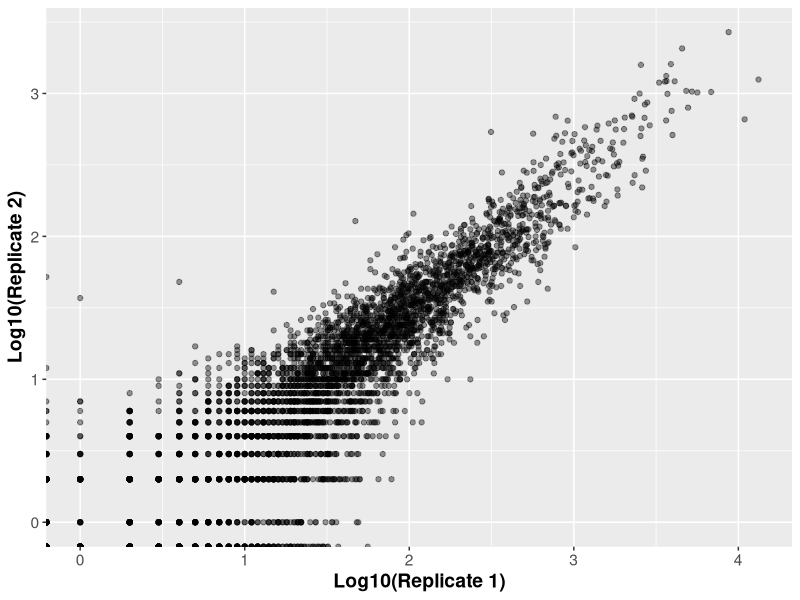
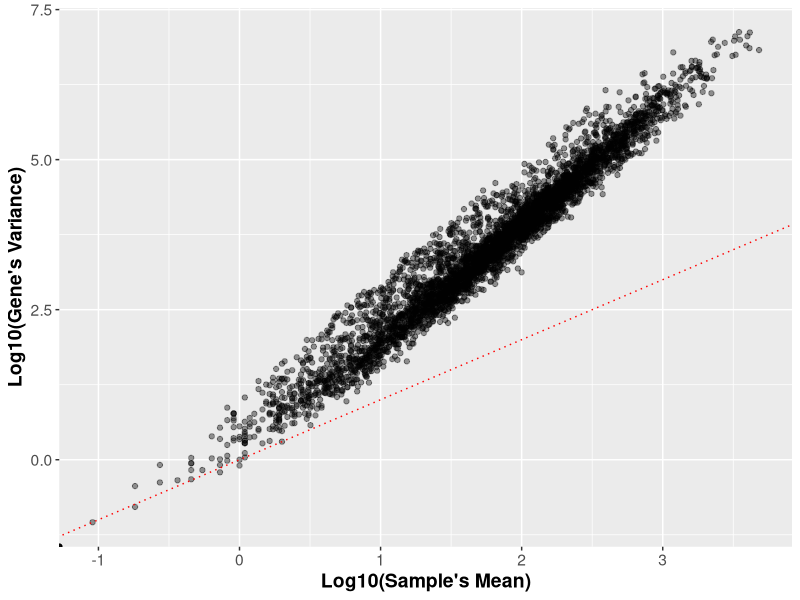
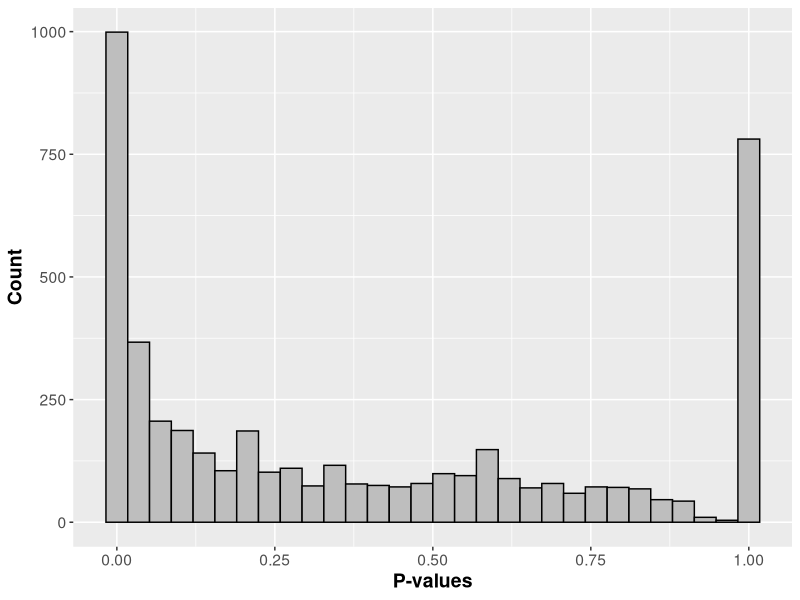
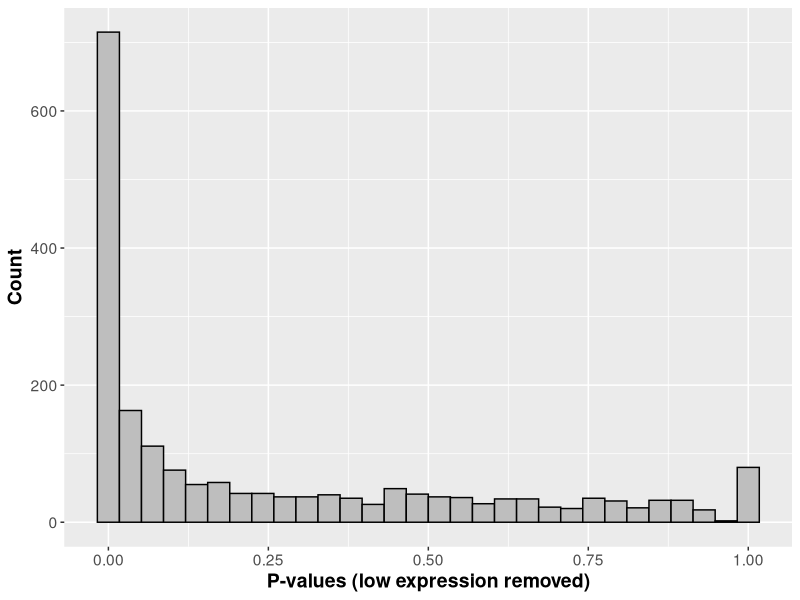
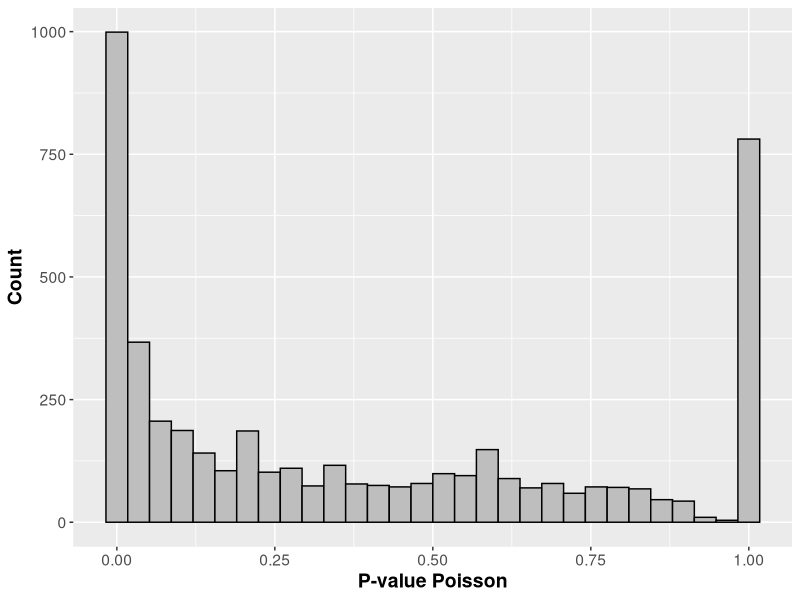
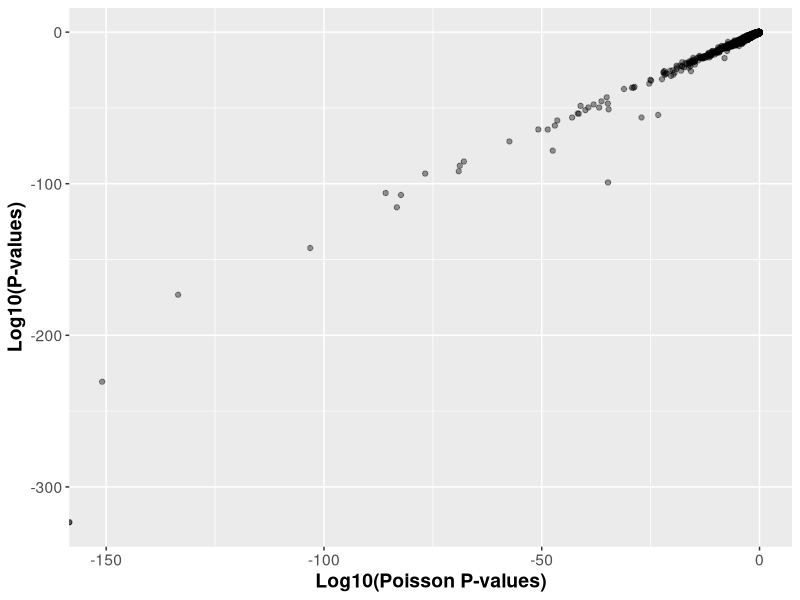

The R source for these figures, in order:
## ---- chunk 1
data <- read.table("./longitdunalRNASeqData/nc101_scaff_dataCounts.txt",header=TRUE,row.names=1)
## ---- chunk 2

library(ggplot2)
to_plot <- data.frame(log10(data$D2_01), log10(data$D2_02))
names(to_plot) <- c("D1", "D2")
ggplot(to_plot, aes(x=D1, y=D2)) + geom_point(alpha=0.4) + xlab("Log10(Replicate 1)") + ylab("Log10(Replicate 2)") + theme(text= element_text(size=14), axis.title.x=element_text(face="bold"),  axis.title.y=element_text(face="bold"))

## ---- chunk 3

log_vars <- log10(apply(data, 1, var))
log_means <- log10(apply(data, 1, mean))
mean_var_plot <- data.frame(log_vars, log_means)
names(mean_var_plot) <- c('v', 'm')
ggplot(mean_var_plot, aes(x=m, y=v)) + geom_point(alpha=0.4) + geom_abline(intercept=0, slope=1, color='red', linetype="dotted") + xlab("Log10(Sample's Mean)") + ylab("Log10(Gene's Variance)") + theme(text= element_text(size=14), axis.title.x=element_text(face="bold"),  axis.title.y=element_text(face="bold"))

## ---- chunk 4

in_D2_01 <- c(data[1,1], sum(data[2:nrow(data),1]))
in_D2_02 <- c(data[1,2], sum(data[2:nrow(data),2]))
fish_tab <- data.frame(in_D2_01, in_D2_02)

## ---- chunk 5

fisher.test(fish_tab, alternative="two.sided")

## ---- chunk 6

p_vals = vector(length=nrow(data))

for ( i in 1:nrow(data) ) {
 
  in_D2_01 <- c(data[i,1], sum(data[,1]) - data[i,1])
  in_D2_02 <- c(data[i,2], sum(data[,2]) - data[i,2])
  fish_tab <- data.frame(in_D2_01, in_D2_02)
  p_vals[i] <- fisher.test(fish_tab, alternative="two.sided")$p.value
  
}

plot_p_vals <- data.frame(p_vals)
ggplot(plot_p_vals, aes(x=p_vals)) + geom_histogram(fill="grey", color="black") + xlab("P-values") + ylab("Count") + theme(text= element_text(size=14), axis.title.x=element_text(face="bold"),  axis.title.y=element_text(face="bold"))


## ---- chunk 7

filt_data <- data[(data$D2_01 + data$D2_02 > 50), ]

p_vals_2 = vector(length=nrow(filt_data))

for ( i in 1:nrow(filt_data) ) {
 
  in_D2_01 <- c(filt_data[i,1], sum(filt_data[,1]) - filt_data[i,1])
  in_D2_02 <- c(filt_data[i,2], sum(filt_data[,2]) - filt_data[i,2])
  fish_tab <- data.frame(in_D2_01, in_D2_02)
  p_vals_2[i] <- fisher.test(fish_tab, alternative="two.sided")$p.value
  
}

plot_p_vals_2 <- data.frame(p_vals_2)
ggplot(plot_p_vals_2, aes(x=p_vals_2)) + geom_histogram(fill="grey", color="black") + xlab("P-values (low expression removed)") + ylab("Count") + theme(text= element_text(size=14), axis.title.x=element_text(face="bold"),  axis.title.y=element_text(face="bold"))

## ---- chunk 8

data <- data + 1
p <- data[1,1] / sum(data[, 1]) ## poisson test

# or for the filtered data
#filt_data[1,1] / sum(filt_data[2:nrow(filt_data), 1])
#filt_p <-  filt_data[1,1] / sum(filt_data[, 1])

## ---- chunk 9

poisson.test(data[1,2], sum(data[, 2]), r=p, alternative='two.sided')

## ---- chunk 10

#poisson.test(filt_data[1,2], sum(filt_data[, 2]), r=filt_p, alternative='two.sided')

## ---- chunk 11

p_vals_3 <- vector(length=nrow(data))

for ( i in 1:nrow(data) ) {
  
  p <- data[i,1] / sum(data[,1])
  p_vals_3[i] <- poisson.test(data[i,2], sum(data[, 2]),r=p)$p.value
  
}

plot_p_vals_3 <- data.frame(p_vals_3)

ggplot(plot_p_vals_3, aes(x=p_vals)) + geom_histogram(fill="grey", color="black") + xlab("P-value Poisson") + ylab("Count") + theme(text= element_text(size=14), axis.title.x=element_text(face="bold"),  axis.title.y=element_text(face="bold"))

## ---- chunk 12

#p_vals_3_filt <- vector(length=nrow(filt_data))

#for ( i in 1:nrow(filt_data) ) {
  
  #filt_p <- filt_data[i,1] / sum(filt_data[,1])
  #p_vals_3_filt[i] <- poisson.test(filt_data[i,2], sum(filt_data[, 2]),r=filt_p)$p.value
  
#}

#plot_p_vals_3_filt <- data.frame(p_vals_3_filt)

#ggplot(plot_p_vals_3_filt, aes(x=p_vals_3_filt)) + geom_histogram(fill="grey", color="black") + xlab("P-value Poisson") + ylab("Count") + theme(text= element_text(size=14), #axis.title.x=element_text(face="bold"),  axis.title.y=element_text(face="bold"))


## ---- chunk 13

plot_p_vals_4 <- data.frame(p_vals_3, p_vals)

ggplot(data=plot_p_vals_4, aes(x=log10(p_vals), y=log10(p_vals_3))) + geom_point(alpha=0.4) + xlab("Log10(Poisson P-values)") + ylab("Log10(P-values)") + theme(text= element_text(size=14), axis.title.x=element_text(face="bold"),  axis.title.y=element_text(face="bold"))

